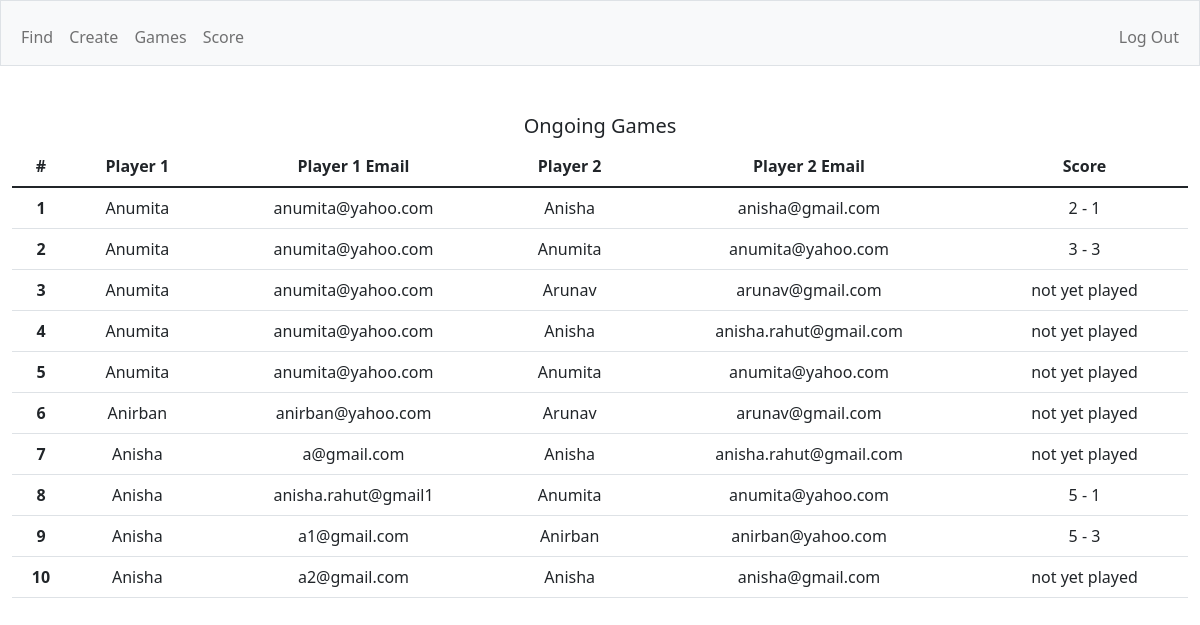
Screenshot of /games (signed in) with the database file from the repository.
### tables this page shows
CREATE TABLE 'games' (
game_id INTEGER,
user_1 INTEGER,
user_2 INTEGER,
score TEXT NOT NULL, 'game_number'  INTEGER PRIMARY KEY );

### app.py (the view)
@app.route("/games")
@login_required
def games():
    games = db.execute("""
        SELECT games.game_id, games.user_1, games.user_2, games.score, games.game_number,
               (SELECT name FROM requests WHERE user_id = games.user_1) AS user_1_name,
               (SELECT email FROM users WHERE user_id = games.user_1) AS user_1_email,
               (SELECT name FROM requests WHERE user_id = games.user_2) AS user_2_name,
               (SELECT email FROM users WHERE user_id = games.user_2) AS user_2_email
        FROM games
    """)
    return render_template("games.html", games=games)

### app.py (called while the page is built)
@app.after_request
def after_request(response):
    response.headers["Cache-Control"] = "no-cache, no-store, must-revalidate"
    response.headers["Expires"] = 0
    response.headers["Pragma"] = "no-cache"
    return response

### helpers.py (called while the page is built)
def login_required(f):
    @wraps(f)
    def decorated_function(*args, **kwargs):
        if session.get("user_id") is None:
            return redirect("/login")
        return f(*args, **kwargs)
    return decorated_function

### templates/games.html (shortened to what this page needs)
{% extends "layout.html" %}
{% block main %}
    <h5>Ongoing Games</h5>
    <table class="table">
        <thead>
            <tr>
                <th scope="col">#</th>
                <th scope="col">Player 1</th>
                <th scope="col">Player 1 Email</th>
                <th scope="col">Player 2</th>
                <th scope="col">Player 2 Email</th>
                <th scope="col">Score</th>
            </tr>
        </thead>
        <tbody>
            {% for game in games %}
                <tr>
                    <th scope="row">{{ game["game_number"] }}</th>
                    <td>{{ game["user_1_name"] }}</td>
                    <td>{{ game["user_1_email"] }}</td>
                    <td>{{ game["user_2_name"] }}</td>
                    <td>{{ game["user_2_email"] }}</td>
                    <td>{{ game["score"] }}</td>
                </tr>
            {% endfor %}
        </tbody>
    </table>
{% endblock %}

### templates/layout.html (shortened to what this page needs)
<!DOCTYPE html>
<html lang="en">
    <head>
        <link href="https://cdn.jsdelivr.net/npm/bootstrap@5.1.3/dist/css/bootstrap.min.css" rel="stylesheet">
        <link href="/static/styles.css" rel="stylesheet">
    </head>
    <body>
        <nav class="bg-light border navbar navbar-expand-md navbar-light">
            <div class="container-fluid">
                <div class="collapse navbar-collapse" id="navbar">
                    {% if session["user_id"] %}
                        <ul class="navbar-nav me-auto mt-2">
                            <li class="nav-item"><a class="nav-link" href="/find">Find</a></li>
                            <li class="nav-item"><a class="nav-link" href="/create">Create</a></li>
                            <li class="nav-item"><a class="nav-link" href="/games">Games</a></li>
                            <li class="nav-item"><a class="nav-link" href="/score">Score</a></li>
                        </ul>
                        <ul class="navbar-nav ms-auto mt-2">
                            <li class="nav-item"><a class="nav-link" href="/logout">Log Out</a></li>
                        </ul>
                    {% else %}
                        <ul class="navbar-nav ms-auto mt-2">
                            <li class="nav-item"><a class="nav-link" href="/register">Register</a></li>
                            <li class="nav-item"><a class="nav-link" href="/login">Log In</a></li>
                        </ul>
                    {% endif %}
                </div>
            </div>
        </nav>
        <main class="container-fluid py-5 text-center">
            {% block main %}{% endblock %}
        </main>
    </body>
</html>

### rows the page displays
games: game_number "1", user_1_name "Anumita", user_1_email "anumita@yahoo.com", user_2_name "Anisha", user_2_email "anisha@gmail.com", score "2 - 1"
games: game_number "2", user_1_name "Anumita", user_1_email "anumita@yahoo.com", user_2_name "Anumita", user_2_email "anumita@yahoo.com", score "3 - 3"
games: game_number "3", user_1_name "Anumita", user_1_email "anumita@yahoo.com", user_2_name "Arunav", user_2_email "arunav@gmail.com", score "not yet played"
games: game_number "4", user_1_name "Anumita", user_1_email "anumita@yahoo.com", user_2_name "Anisha", user_2_email "anisha.rahut@gmail.com", score "not yet played"
games: game_number "5", user_1_name "Anumita", user_1_email "anumita@yahoo.com", user_2_name "Anumita", user_2_email "anumita@yahoo.com", score "not yet played"
games: game_number "6", user_1_name "Anirban", user_1_email "anirban@yahoo.com", user_2_name "Arunav", user_2_email "arunav@gmail.com", score "not yet played"
games: game_number "7", user_1_name "Anisha", user_1_email "a@gmail.com", user_2_name "Anisha", user_2_email "anisha.rahut@gmail.com", score "not yet played"
games: game_number "8", user_1_name "Anisha", user_1_email "anisha.rahut@gmail1", user_2_name "Anumita", user_2_email "anumita@yahoo.com", score "5 - 1"
games: game_number "9", user_1_name "Anisha", user_1_email "a1@gmail.com", user_2_name "Anirban", user_2_email "anirban@yahoo.com", score "5 - 3"
games: game_number "10", user_1_name "Anisha", user_1_email "a2@gmail.com", user_2_name "Anisha", user_2_email "anisha@gmail.com", score "not yet played"
